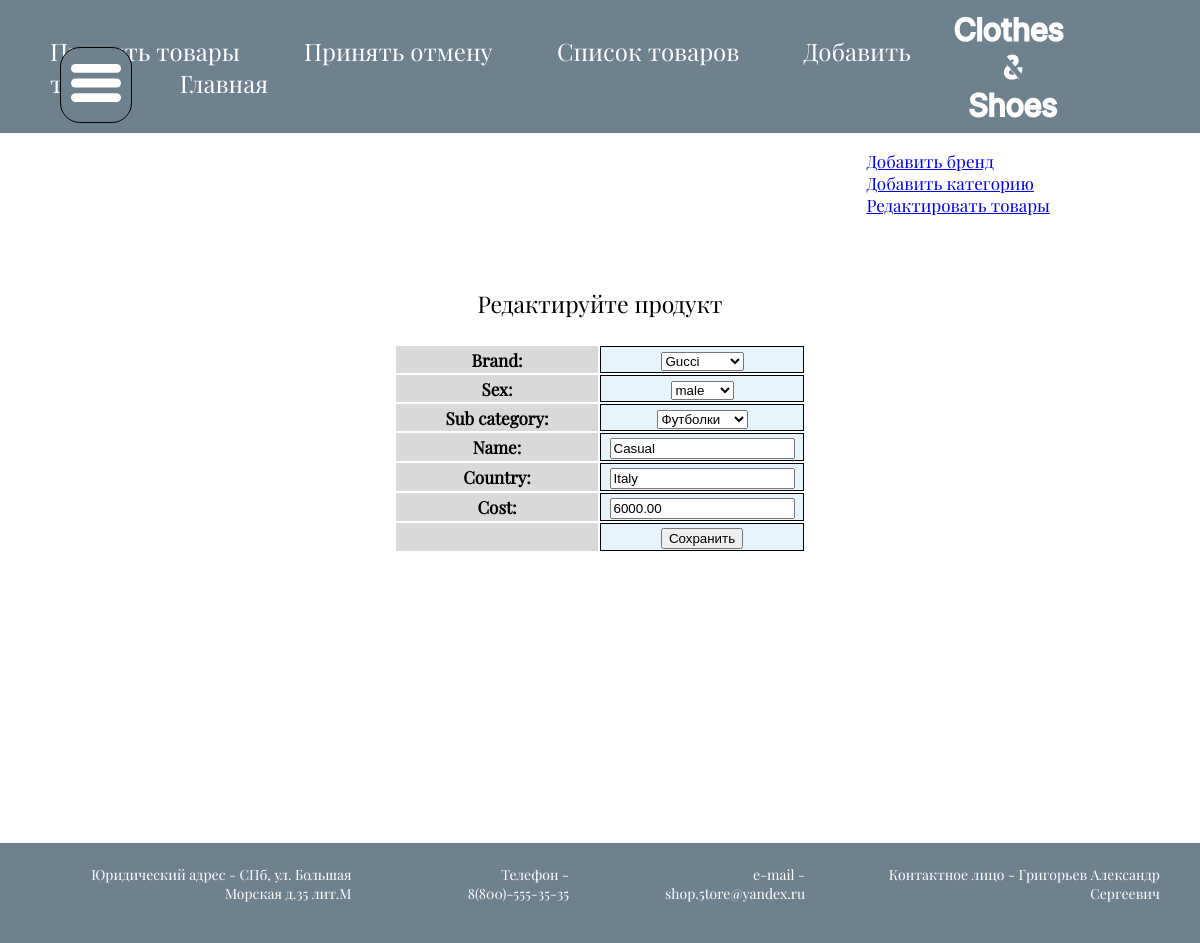
/storage/change_product/?id=1 (signed in), run on the app's committed database.
### store/models.py (models this page shows, shortened)
class Product(models.Model):
    name = models.CharField(max_length=15)
    country = models.CharField(max_length=15)
    brand = models.ForeignKey(Brand, on_delete=models.SET_NULL, null=True)
    cost = models.DecimalField(decimal_places=2, max_digits=10)
    sex = models.CharField(max_length=15)
    sub_category = models.ForeignKey(SubCategory, on_delete=models.SET_NULL, null=True)

class Brand(models.Model):
    def __str__(self):
        return self.name
    name = models.CharField(max_length=15)

class SubCategory(models.Model):
    name = models.CharField(max_length=15)
    category = models.ForeignKey(Category, on_delete=models.CASCADE)

### store/views.py (the view)
# urls.py: path('storage/change_product/', views.change_product, name='change_product'),
def change_product(request):
    user = request.user
    if is_storage_stuff(user.id) or user.is_superuser:
        msg = ''
        if request.method == 'POST':
            form = AddProduct(request.POST)
            if form.is_valid():
                name = form.cleaned_data.get('name')
                country = form.cleaned_data.get('country')
                brand_id = form.cleaned_data.get('brand')
                cost = form.cleaned_data.get('cost')
                sex = form.cleaned_data.get('sex')
                category = form.cleaned_data.get('sub_category')
                id = request.GET.get('id')
                try:
                    prod = Product.objects.get(id=id)
                    prod.name = name
                    prod.country = country
                    prod.brand_id = brand_id
                    prod.cost = cost
                    prod.sex = sex
                    prod.sub_category_id = category
                    prod.save()
                    msg = "Изменения сохранены"
                    return redirect(f"/storage/product_photos/?id={id}")
                except ObjectDoesNotExist:
                    msg = "Ошибка, что-то пошло не так"
                except MultipleObjectsReturned:
                    msg = "Ошибка, что-то пошло не так"
        else:
            id = request.GET.get('id')
            form = AddProduct()
            msg = "Редактируйте продукт"
            try:
                prod = Product.objects.get(id=id)
                name = prod.name
                country = prod.country
                brand_id = prod.brand_id
                cost = prod.cost
                sex = prod.sex
                category = prod.sub_category_id
                form = AddProduct(
                    initial={'name': name, 'country': country, 'brand_id': brand_id, 'cost': cost, 'sex': sex,
                             'sub_category': category})
            except ObjectDoesNotExist:
                msg = "Ошибка, что-то пошло не так"
            except MultipleObjectsReturned:
                msg = "Ошибка, что-то пошло не так"
        return render(request, 'storage_stuff/product_info_red.html', {'form': form, 'msg': msg})
    else:
        return redirect("/")

### store/forms.py
class AddProduct(forms.Form):
    def __init__(self, *args, **kwargs):
        super(AddProduct, self).__init__(*args, **kwargs)
        self.fields['brand'].choices = get_brands()
        self.fields['sub_category'].choices = get_sub_categories()
    brand = forms.ChoiceField(choices=(), required=True)
    sex = forms.ChoiceField(choices=[('male', 'male'), ('female', 'female'), ('all', 'all')], required=True)
    sub_category = forms.ChoiceField(choices=(), required=False)
    name = forms.CharField(max_length=15)
    country = forms.CharField(max_length=15)
    cost = forms.DecimalField(decimal_places=2, max_digits=10)

### store/utils.py (called while the page is built)
def get_brands():
    brands = Brand.objects.all()
    result = []
    for brand in brands:
        result.append((brand.id, brand))
    return result

def is_storage_stuff(user_id):
    try:
        stuff = StuffCategory.objects.get(user_id=user_id, is_storage_stuff=True)
        return True
    except ObjectDoesNotExist:
        return False
    except MultipleObjectsReturned:
        return False

def get_sub_categories():
    s_c = SubCategory.objects.all()
    result = []
    for category in s_c:
        result.append((category.id, category.name))
    return result

### store/templates/storage_stuff/product_info_red.html (shortened to what this page needs)
{% extends "storage_base.html" %}
{% block content %}
{% if user.is_authenticated %}
<form method="post">
    <table class="basket_table">
        <caption>{{msg}}</caption>
        {{form}}
        <tr>
            <th></th>
            <td> <input type="submit" value="Сохранить" ></td>
        </tr>
    </table>
</form>
{% endif %}
{% endblock content %}

### store/static/css/mainStyle.css (style rules this page uses)
body { margin: 0; font-family: 'Regular'; font-size: 17px; }

### store/static/css/basket.css (style rules this page uses)
.basket_table { margin:auto; margin-top: 30px; margin-bottom: 30px; }
.basket_table caption { font-size: 23px; margin: 25px; }
.basket_table td { background: #E6F3FB; border: 1px solid black; width: 200px; text-align: center; }
.basket_table th { background: #D9D9D9; width: 200px; text-align: center; }

### data on the page
Product: brand "Gucci", sex "male", sub_category "Футболки", country "Italy", cost "6000.00"
Brand: name "Casual"

### other printed values
{{ msg }} "Редактируйте продукт"
